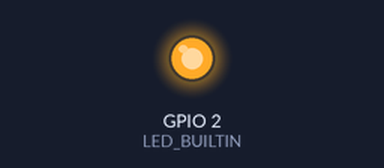
Recording of a sketch running on a simulated ESP32. Shown: output pins drawn as LEDs (lit = HIGH). WiFi joins after 1.5 s; servers stay silent unless stated; what the sketch prints to the serial monitor is not drawn.

Above: at 3.0 s.
At 33.6 s:
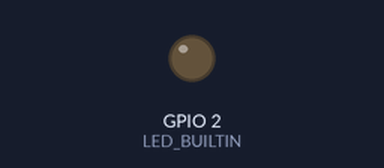
Timing chart, 0 to 82.0 s (numbered marks = the images above):
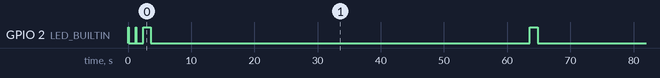

Measured:
- by itself, GPIO 2 (LED_BUILTIN): HIGH → LOW at 0.10 s, → HIGH 1.1 s later, → LOW 0.10 s later, → HIGH 1.1 s later, … (9 changes in this stretch)

The sketch:

ESP32_HTTPS_GET.ino
```cpp
#include <Arduino.h>
#include <WiFi.h>
#include <WiFiClientSecure.h>
#include <HTTPClient.h>

// Replace with your network credentials
const char* ssid = "SookYenFarm";
const char* password = "0863741677";
const char *host = "https://gpstracking.tono.tech/post-data.php";

int LED_BUILTIN = 2;

void setup() {
  pinMode(LED_BUILTIN, OUTPUT);
  Serial.begin(115200);
  Serial.println();
  // Initialize Wi-Fi
  WiFi.mode(WIFI_STA);
  WiFi.begin(ssid, password);
  Serial.print("Connecting to WiFi ..");
  while (WiFi.status() != WL_CONNECTED) {
    // LED Status
    digitalWrite(LED_BUILTIN, HIGH);
    delay(100);
    digitalWrite(LED_BUILTIN, LOW);
    delay(100);
    Serial.print('.');
    delay(1000);
  }
  Serial.println(WiFi.localIP());
}

void getdata() {
  WiFiClientSecure *client = new WiFiClientSecure;
  if(client) {
    // set secure client with certificate
    client->setInsecure();
    //create an HTTPClient instance
    HTTPClient https;

    //Initializing an HTTPS communication using the secure client
    Serial.print("[HTTPS] begin...\n");
    Serial.println("LED ON");
    digitalWrite(LED_BUILTIN, HIGH);

    if (https.begin(*client, host)) {  // HTTPS
      Serial.print("[HTTPS] GET...\n");
      // start connection and send HTTP header
      int httpCode = https.GET();
      // httpCode will be negative on error
      if (httpCode > 0) {
      // HTTP header has been send and Server response header has been handled
       Serial.printf("[HTTPS] GET... code: %d\n", httpCode);
      // file found at server
        if (httpCode == HTTP_CODE_OK || httpCode == HTTP_CODE_MOVED_PERMANENTLY) {
          // print server response payload
          String payload = https.getString();
          Serial.println(payload);
        }
      }
      else {
        Serial.printf("[HTTPS] GET... failed, error: %s\n", https.errorToString(httpCode).c_str());
      }
      https.end();
      delay(1000);
      Serial.println("LED OFF");
      digitalWrite(LED_BUILTIN, LOW);
    }
  }
  else {
    Serial.printf("[HTTPS] Unable to connect\n");
  }
  Serial.println();
  Serial.println("Waiting 2min before the next round...");

}

void loop() {
  getdata();
  delay(60000);
}
```
